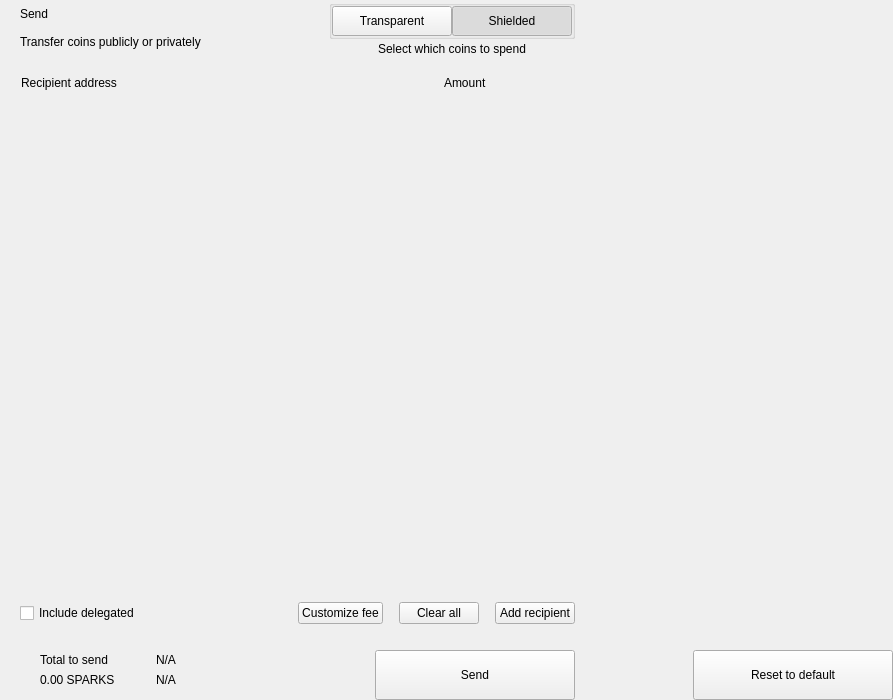
<?xml version="1.0" encoding="UTF-8"?>
<ui version="4.0">
 <class>send</class>
 <widget class="QWidget" name="send">
  <property name="geometry">
   <rect>
    <x>0</x>
    <y>0</y>
    <width>893</width>
    <height>700</height>
   </rect>
  </property>
  <property name="windowTitle">
   <string>Form</string>
  </property>
  <layout class="QHBoxLayout" name="horizontalLayout_2" stretch="2,1">
   <property name="spacing">
    <number>0</number>
   </property>
   <property name="leftMargin">
    <number>0</number>
   </property>
   <property name="topMargin">
    <number>0</number>
   </property>
   <property name="rightMargin">
    <number>0</number>
   </property>
   <property name="bottomMargin">
    <number>0</number>
   </property>
   <item>
    <widget class="QWidget" name="left" native="true">
     <layout class="QVBoxLayout" name="verticalLayout_3">
      <property name="spacing">
       <number>0</number>
      </property>
      <property name="leftMargin">
       <number>0</number>
      </property>
      <property name="topMargin">
       <number>0</number>
      </property>
      <property name="rightMargin">
       <number>0</number>
      </property>
      <property name="bottomMargin">
       <number>0</number>
      </property>
      <item>
       <layout class="QVBoxLayout" name="verticalLayout_22" stretch="0,0,0,1,0,0,0,0">
        <property name="spacing">
         <number>0</number>
        </property>
        <item>
         <layout class="QHBoxLayout" name="horizontalLayout_3">
          <property name="spacing">
           <number>0</number>
          </property>
          <property name="leftMargin">
           <number>20</number>
          </property>
          <property name="rightMargin">
           <number>20</number>
          </property>
          <item>
           <layout class="QVBoxLayout" name="verticalLayout">
            <property name="spacing">
             <number>0</number>
            </property>
            <item>
             <widget class="QLabel" name="labelTitle">
              <property name="text">
               <string>Send</string>
              </property>
              <property name="alignment">
               <set>Qt::AlignLeading|Qt::AlignLeft|Qt::AlignVCenter</set>
              </property>
             </widget>
            </item>
            <item>
             <widget class="QLabel" name="labelSubtitle1">
              <property name="text">
               <string>Transfer coins publicly or privately</string>
              </property>
             </widget>
            </item>
           </layout>
          </item>
          <item>
           <spacer name="horizontalSpacer">
            <property name="orientation">
             <enum>Qt::Horizontal</enum>
            </property>
            <property name="sizeHint" stdset="0">
             <size>
              <width>40</width>
              <height>20</height>
             </size>
            </property>
           </spacer>
          </item>
          <item>
           <layout class="QVBoxLayout" name="verticalLayout_6">
            <property name="spacing">
             <number>3</number>
            </property>
            <item alignment="Qt::AlignHCenter">
             <widget class="QGroupBox" name="groupBox">
              <property name="styleSheet">
               <string notr="true">#groupBox{
padding-top:2px;
}</string>
              </property>
              <property name="title">
               <string/>
              </property>
              <property name="alignment">
               <set>Qt::AlignCenter</set>
              </property>
              <layout class="QHBoxLayout" name="horizontalLayout_4">
               <property name="spacing">
                <number>0</number>
               </property>
               <property name="leftMargin">
                <number>0</number>
               </property>
               <property name="topMargin">
                <number>0</number>
               </property>
               <property name="rightMargin">
                <number>0</number>
               </property>
               <property name="bottomMargin">
                <number>0</number>
               </property>
               <item>
                <widget class="QPushButton" name="pushLeft">
                 <property name="minimumSize">
                  <size>
                   <width>120</width>
                   <height>30</height>
                  </size>
                 </property>
                 <property name="maximumSize">
                  <size>
                   <width>120</width>
                   <height>30</height>
                  </size>
                 </property>
                 <property name="focusPolicy">
                  <enum>Qt::NoFocus</enum>
                 </property>
                 <property name="text">
                  <string>Transparent</string>
                 </property>
                 <property name="checkable">
                  <bool>true</bool>
                 </property>
                 <property name="autoExclusive">
                  <bool>true</bool>
                 </property>
                </widget>
               </item>
               <item>
                <widget class="QPushButton" name="pushRight">
                 <property name="minimumSize">
                  <size>
                   <width>120</width>
                   <height>30</height>
                  </size>
                 </property>
                 <property name="maximumSize">
                  <size>
                   <width>120</width>
                   <height>30</height>
                  </size>
                 </property>
                 <property name="focusPolicy">
                  <enum>Qt::NoFocus</enum>
                 </property>
                 <property name="text">
                  <string>Shielded</string>
                 </property>
                 <property name="checkable">
                  <bool>true</bool>
                 </property>
                 <property name="checked">
                  <bool>true</bool>
                 </property>
                 <property name="autoExclusive">
                  <bool>true</bool>
                 </property>
                </widget>
               </item>
              </layout>
             </widget>
            </item>
            <item alignment="Qt::AlignHCenter|Qt::AlignTop">
             <widget class="QLabel" name="labelSubtitle2">
              <property name="styleSheet">
               <string notr="true"/>
              </property>
              <property name="text">
               <string>Select which coins to spend</string>
              </property>
              <property name="alignment">
               <set>Qt::AlignCenter</set>
              </property>
              <property name="indent">
               <number>0</number>
              </property>
             </widget>
            </item>
           </layout>
          </item>
         </layout>
        </item>
        <item>
         <spacer name="verticalSpacer_2">
          <property name="orientation">
           <enum>Qt::Vertical</enum>
          </property>
          <property name="sizeType">
           <enum>QSizePolicy::Fixed</enum>
          </property>
          <property name="sizeHint" stdset="0">
           <size>
            <width>20</width>
            <height>20</height>
           </size>
          </property>
         </spacer>
        </item>
        <item>
         <layout class="QHBoxLayout" name="horizontalLayout" stretch="6,0,2">
          <property name="spacing">
           <number>0</number>
          </property>
          <property name="leftMargin">
           <number>10</number>
          </property>
          <property name="topMargin">
           <number>0</number>
          </property>
          <property name="rightMargin">
           <number>20</number>
          </property>
          <property name="bottomMargin">
           <number>0</number>
          </property>
          <item>
           <widget class="QLabel" name="labelSubtitleAddress">
            <property name="styleSheet">
             <string notr="true">margin-left:8px;</string>
            </property>
            <property name="text">
             <string>Recipient address</string>
            </property>
           </widget>
          </item>
          <item>
           <spacer name="horizontalSpacer_3">
            <property name="orientation">
             <enum>Qt::Horizontal</enum>
            </property>
            <property name="sizeType">
             <enum>QSizePolicy::Fixed</enum>
            </property>
            <property name="sizeHint" stdset="0">
             <size>
              <width>40</width>
              <height>1</height>
             </size>
            </property>
           </spacer>
          </item>
          <item>
           <widget class="QLabel" name="labelSubtitleAmount">
            <property name="text">
             <string>Amount</string>
            </property>
           </widget>
          </item>
         </layout>
        </item>
        <item>
         <widget class="QScrollArea" name="scrollArea">
          <property name="minimumSize">
           <size>
            <width>0</width>
            <height>350</height>
           </size>
          </property>
          <property name="styleSheet">
           <string notr="true">#scrollArea {
            background:transparent;
            margin-top:10px;
}</string>
          </property>
          <property name="horizontalScrollBarPolicy">
           <enum>Qt::ScrollBarAlwaysOff</enum>
          </property>
          <property name="sizeAdjustPolicy">
           <enum>QAbstractScrollArea::AdjustIgnored</enum>
          </property>
          <property name="widgetResizable">
           <bool>true</bool>
          </property>
          <property name="alignment">
           <set>Qt::AlignLeading|Qt::AlignLeft|Qt::AlignTop</set>
          </property>
          <widget class="QWidget" name="scrollAreaWidgetContents">
           <property name="geometry">
            <rect>
             <x>0</x>
             <y>0</y>
             <width>591</width>
             <height>16</height>
            </rect>
           </property>
           <property name="sizePolicy">
            <sizepolicy hsizetype="Preferred" vsizetype="Maximum">
             <horstretch>0</horstretch>
             <verstretch>0</verstretch>
            </sizepolicy>
           </property>
           <property name="autoFillBackground">
            <bool>false</bool>
           </property>
           <property name="styleSheet">
            <string notr="true">#scrollAreaWidgetContents {
             background:transparent;
             }</string>
           </property>
           <layout class="QVBoxLayout" name="verticalLayout_7">
            <property name="spacing">
             <number>0</number>
            </property>
            <property name="sizeConstraint">
             <enum>QLayout::SetDefaultConstraint</enum>
            </property>
            <property name="leftMargin">
             <number>0</number>
            </property>
            <property name="topMargin">
             <number>0</number>
            </property>
            <property name="rightMargin">
             <number>0</number>
            </property>
            <property name="bottomMargin">
             <number>0</number>
            </property>
           </layout>
          </widget>
         </widget>
        </item>
        <item>
         <spacer name="verticalSpacer_4">
          <property name="orientation">
           <enum>Qt::Vertical</enum>
          </property>
          <property name="sizeType">
           <enum>QSizePolicy::Fixed</enum>
          </property>
          <property name="sizeHint" stdset="0">
           <size>
            <width>20</width>
            <height>20</height>
           </size>
          </property>
         </spacer>
        </item>
        <item>
         <layout class="QHBoxLayout" name="horizontalLayout_20">
          <property name="spacing">
           <number>6</number>
          </property>
          <property name="leftMargin">
           <number>20</number>
          </property>
          <property name="rightMargin">
           <number>20</number>
          </property>
          <item>
           <widget class="QCheckBox" name="checkBoxDelegations">
            <property name="layoutDirection">
             <enum>Qt::LeftToRight</enum>
            </property>
            <property name="text">
             <string>Include delegated</string>
            </property>
           </widget>
          </item>
          <item>
           <spacer name="horizontalSpacer_4">
            <property name="orientation">
             <enum>Qt::Horizontal</enum>
            </property>
            <property name="sizeHint" stdset="0">
             <size>
              <width>10</width>
              <height>20</height>
             </size>
            </property>
           </spacer>
          </item>
          <item>
           <widget class="QPushButton" name="pushButtonFee">
            <property name="focusPolicy">
             <enum>Qt::NoFocus</enum>
            </property>
            <property name="text">
             <string>Customize fee</string>
            </property>
           </widget>
          </item>
          <item>
           <spacer name="horizontalSpacer_11">
            <property name="orientation">
             <enum>Qt::Horizontal</enum>
            </property>
            <property name="sizeType">
             <enum>QSizePolicy::Minimum</enum>
            </property>
            <property name="sizeHint" stdset="0">
             <size>
              <width>10</width>
              <height>20</height>
             </size>
            </property>
           </spacer>
          </item>
          <item>
           <widget class="QPushButton" name="pushButtonClear">
            <property name="focusPolicy">
             <enum>Qt::NoFocus</enum>
            </property>
            <property name="layoutDirection">
             <enum>Qt::RightToLeft</enum>
            </property>
            <property name="text">
             <string>Clear all</string>
            </property>
           </widget>
          </item>
          <item>
           <spacer name="horizontalSpacer_6">
            <property name="orientation">
             <enum>Qt::Horizontal</enum>
            </property>
            <property name="sizeType">
             <enum>QSizePolicy::Fixed</enum>
            </property>
            <property name="sizeHint" stdset="0">
             <size>
              <width>10</width>
              <height>20</height>
             </size>
            </property>
           </spacer>
          </item>
          <item>
           <widget class="QPushButton" name="pushButtonAddRecipient">
            <property name="focusPolicy">
             <enum>Qt::NoFocus</enum>
            </property>
            <property name="text">
             <string>Add recipient</string>
            </property>
           </widget>
          </item>
         </layout>
        </item>
        <item>
         <spacer name="verticalSpacer">
          <property name="orientation">
           <enum>Qt::Vertical</enum>
          </property>
          <property name="sizeType">
           <enum>QSizePolicy::Fixed</enum>
          </property>
          <property name="sizeHint" stdset="0">
           <size>
            <width>20</width>
            <height>16</height>
           </size>
          </property>
         </spacer>
        </item>
        <item>
         <layout class="QHBoxLayout" name="horizontalLayout_7">
          <property name="rightMargin">
           <number>20</number>
          </property>
          <item>
           <layout class="QHBoxLayout" name="horizontalLayout_10">
            <property name="spacing">
             <number>0</number>
            </property>
            <property name="leftMargin">
             <number>8</number>
            </property>
            <item>
             <widget class="QStackedWidget" name="stackedWidget">
              <property name="minimumSize">
               <size>
                <width>0</width>
                <height>60</height>
               </size>
              </property>
              <property name="maximumSize">
               <size>
                <width>16777215</width>
                <height>60</height>
               </size>
              </property>
              <widget class="QWidget" name="page1">
               <layout class="QVBoxLayout" name="verticalLayout_71" stretch="0">
                <property name="spacing">
                 <number>6</number>
                </property>
                <property name="leftMargin">
                 <number>12</number>
                </property>
                <property name="topMargin">
                 <number>0</number>
                </property>
                <property name="rightMargin">
                 <number>0</number>
                </property>
                <property name="bottomMargin">
                 <number>0</number>
                </property>
                <item>
                 <widget class="QWidget" name="coinWidget" native="true">
                  <property name="minimumSize">
                   <size>
                    <width>0</width>
                    <height>60</height>
                   </size>
                  </property>
                  <property name="maximumSize">
                   <size>
                    <width>16777215</width>
                    <height>60</height>
                   </size>
                  </property>
                  <layout class="QHBoxLayout" name="horizontalLayout_9">
                   <property name="spacing">
                    <number>0</number>
                   </property>
                   <property name="leftMargin">
                    <number>20</number>
                   </property>
                   <property name="topMargin">
                    <number>10</number>
                   </property>
                   <property name="rightMargin">
                    <number>20</number>
                   </property>
                   <property name="bottomMargin">
                    <number>10</number>
                   </property>
                   <item>
                    <layout class="QVBoxLayout" name="verticalSend">
                     <property name="spacing">
                      <number>0</number>
                     </property>
                     <item>
                      <widget class="QLabel" name="labelTitleTotalSend">
                       <property name="text">
                        <string>Total to send</string>
                       </property>
                      </widget>
                     </item>
                     <item>
                      <widget class="QLabel" name="labelAmountSend">
                       <property name="text">
                        <string notr="true">0.00 SPARKS</string>
                       </property>
                      </widget>
                     </item>
                    </layout>
                   </item>
                   <item>
                    <spacer name="horizontalSpacer_9">
                     <property name="orientation">
                      <enum>Qt::Horizontal</enum>
                     </property>
                     <property name="sizeType">
                      <enum>QSizePolicy::Fixed</enum>
                     </property>
                     <property name="sizeHint" stdset="0">
                      <size>
                       <width>20</width>
                       <height>20</height>
                      </size>
                     </property>
                    </spacer>
                   </item>
                   <item>
                    <widget class="QLabel" name="labelLine">
                     <property name="minimumSize">
                      <size>
                       <width>1</width>
                       <height>0</height>
                      </size>
                     </property>
                     <property name="maximumSize">
                      <size>
                       <width>1</width>
                       <height>16777215</height>
                      </size>
                     </property>
                     <property name="text">
                      <string/>
                     </property>
                    </widget>
                   </item>
                   <item>
                    <spacer name="horizontalSpacer_10">
                     <property name="orientation">
                      <enum>Qt::Horizontal</enum>
                     </property>
                     <property name="sizeType">
                      <enum>QSizePolicy::Fixed</enum>
                     </property>
                     <property name="sizeHint" stdset="0">
                      <size>
                       <width>20</width>
                       <height>20</height>
                      </size>
                     </property>
                    </spacer>
                   </item>
                   <item>
                    <layout class="QVBoxLayout" name="verticalRemaining">
                     <property name="spacing">
                      <number>0</number>
                     </property>
                     <item>
                      <widget class="QLabel" name="labelTitleTotalRemaining">
                       <property name="text">
                        <string notr="true">N/A</string>
                       </property>
                      </widget>
                     </item>
                     <item>
                      <widget class="QLabel" name="labelAmountRemaining">
                       <property name="text">
                        <string notr="true">N/A</string>
                       </property>
                      </widget>
                     </item>
                    </layout>
                   </item>
                  </layout>
                 </widget>
                </item>
               </layout>
              </widget>
              <widget class="QWidget" name="page_2"/>
             </widget>
            </item>
           </layout>
          </item>
          <item>
           <spacer name="horizontalSpacer_5">
            <property name="orientation">
             <enum>Qt::Horizontal</enum>
            </property>
            <property name="sizeType">
             <enum>QSizePolicy::Expanding</enum>
            </property>
            <property name="sizeHint" stdset="0">
             <size>
              <width>40</width>
              <height>20</height>
             </size>
            </property>
           </spacer>
          </item>
          <item alignment="Qt::AlignBottom">
           <widget class="QPushButton" name="pushButtonSave">
            <property name="minimumSize">
             <size>
              <width>200</width>
              <height>50</height>
             </size>
            </property>
            <property name="maximumSize">
             <size>
              <width>200</width>
              <height>50</height>
             </size>
            </property>
            <property name="focusPolicy">
             <enum>Qt::NoFocus</enum>
            </property>
            <property name="text">
             <string>Send</string>
            </property>
           </widget>
          </item>
         </layout>
        </item>
       </layout>
      </item>
     </layout>
    </widget>
   </item>
   <item>
    <widget class="QWidget" name="right" native="true">
     <layout class="QVBoxLayout" name="verticalLayout_5">
      <property name="leftMargin">
       <number>0</number>
      </property>
      <property name="topMargin">
       <number>0</number>
      </property>
      <property name="rightMargin">
       <number>0</number>
      </property>
      <property name="bottomMargin">
       <number>0</number>
      </property>
      <item>
       <layout class="QVBoxLayout" name="verticalLayout_4">
        <property name="spacing">
         <number>6</number>
        </property>
        <item>
         <widget class="OptionButton" name="btnCoinControl" native="true">
          <property name="minimumSize">
           <size>
            <width>0</width>
            <height>50</height>
           </size>
          </property>
         </widget>
        </item>
        <item>
         <widget class="OptionButton" name="btnChangeAddress" native="true">
          <property name="minimumSize">
           <size>
            <width>0</width>
            <height>50</height>
           </size>
          </property>
         </widget>
        </item>
        <item>
         <widget class="OptionButton" name="btnUri" native="true">
          <property name="minimumSize">
           <size>
            <width>0</width>
            <height>50</height>
           </size>
          </property>
         </widget>
        </item>
        <item>
         <widget class="OptionButton" name="btnShieldCoins" native="true">
          <property name="minimumSize">
           <size>
            <width>0</width>
            <height>50</height>
           </size>
          </property>
         </widget>
        </item>
        <item>
         <spacer name="verticalSpacer_5">
          <property name="orientation">
           <enum>Qt::Vertical</enum>
          </property>
          <property name="sizeHint" stdset="0">
           <size>
            <width>20</width>
            <height>40</height>
           </size>
          </property>
         </spacer>
        </item>
        <item>
         <layout class="QHBoxLayout" name="horizontalLayout_8">
          <item>
           <spacer name="horizontalSpacer_7">
            <property name="orientation">
             <enum>Qt::Horizontal</enum>
            </property>
            <property name="sizeHint" stdset="0">
             <size>
              <width>40</width>
              <height>20</height>
             </size>
            </property>
           </spacer>
          </item>
          <item>
           <widget class="QPushButton" name="pushButtonReset">
            <property name="minimumSize">
             <size>
              <width>200</width>
              <height>50</height>
             </size>
            </property>
            <property name="maximumSize">
             <size>
              <width>200</width>
              <height>50</height>
             </size>
            </property>
            <property name="focusPolicy">
             <enum>Qt::NoFocus</enum>
            </property>
            <property name="text">
             <string>Reset to default</string>
            </property>
           </widget>
          </item>
         </layout>
        </item>
       </layout>
      </item>
     </layout>
    </widget>
   </item>
  </layout>
 </widget>
 <customwidgets>
  <customwidget>
   <class>OptionButton</class>
   <extends>QWidget</extends>
   <header>qt/spark/optionbutton.h</header>
   <container>1</container>
  </customwidget>
 </customwidgets>
 <resources/>
 <connections/>
</ui>
